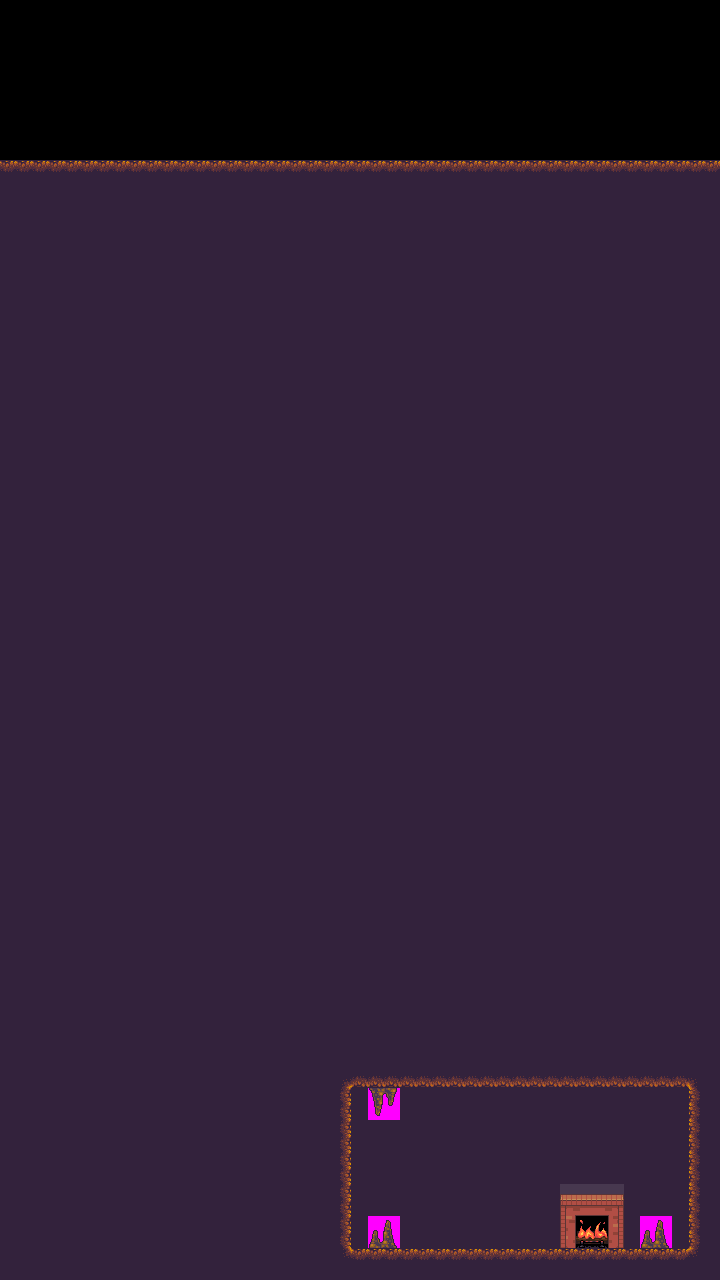

Below is a game level as drawn by its tile map, then a one-line description and the .tmx that defines it (tile-layer data replaced by summaries):
An orthogonal 45x80 tile map with 16x16 px tiles, 2 tile layers (NoFence, Tiles).

<map version="1.0" orientation="orthogonal" width="45" height="80" tilewidth="16" tileheight="16">
 <tileset firstgid="1" name="dirt-tiles" tilewidth="16" tileheight="16">
  <image source="dirt-tiles.png" width="384" height="256" />
 </tileset>
 <layer name="NoFence" width="45" height="80">
  <data>[3600 cells, 3150 non-empty, 25 distinct tile ids]</data>
 </layer>
 <layer name="Tiles" width="45" height="80">
  <data>[3600 cells, 12 non-empty, 8 distinct tile ids]</data>
 </layer>
 <objectgroup name="Object Layer 1" width="45" height="80" />
</map>
